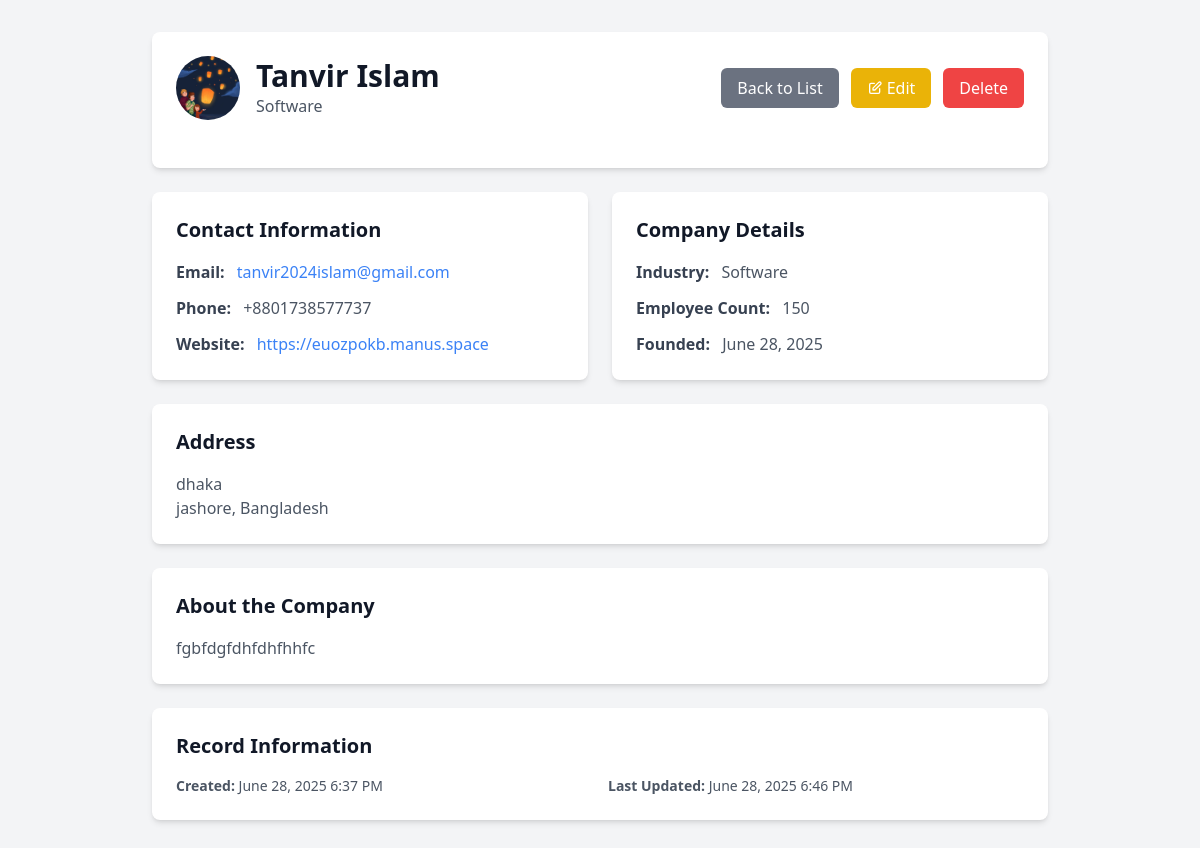
/company/2/, run on the app's committed database.
### Home/models.py (models this page shows, shortened)
class baseModel(models.Model):
    created_at = models.DateTimeField(auto_now_add=True)
    updated_at = models.DateTimeField(auto_now=True)
    class Meta:
        abstract = True

class CompanyInformation(baseModel):
    name = models.CharField(max_length=255, verbose_name="Company Name")
    email = models.EmailField(max_length=255, verbose_name="Company Email")
    phone = models.CharField(max_length=255, verbose_name="Company Phone", blank=True, null=True)
    address = models.CharField(max_length=255, verbose_name="Company Address", blank=True, null=True)
    city = models.CharField(max_length=255, verbose_name="Company City", blank=True, null=True)
    country = models.CharField(max_length=255, verbose_name="Company Country", blank=True, null=True)
    website = models.URLField(max_length=255, verbose_name="Company Website", blank=True, null=True)
    industry = models.CharField(max_length=255, verbose_name="Company Industry", blank=True, null=True)
    employee_count = models.CharField(max_length=255, verbose_name="Company Employee Count", blank=True, null=True)
    description = models.TextField(verbose_name="Company Description", blank=True, null=True)
    logo = models.ImageField(upload_to='media/', verbose_name="Company Logo", blank=True, null=True)
    class Meta:
        verbose_name = "Company Information"
        verbose_name_plural = "Company Information"

### Home/views.py (the view)
# urls.py: path('company/<int:company_id>/', views.CompanyDetail.as_view(), name='company_detail'),
class CompanyDetail(DetailView):
    model = CompanyInformation
    template_name = 'company_detail.html'
    context_object_name = 'company'
    pk_url_kwarg = 'company_id'

### Home/templates/company_detail.html (shortened to what this page needs)
<!DOCTYPE html>
<html lang="en">
<head>
    <script src="https://cdn.tailwindcss.com"></script>
</head>
<body class="bg-gray-100">
    <div class="container mx-auto px-4 py-8">
        <div class="max-w-4xl mx-auto">
            <div class="bg-white rounded-lg shadow-md p-6 mb-6">
                <div class="flex items-center justify-between mb-6">
                    <div class="flex items-center">
                        {% if company.logo %}
                        <img src="{{ company.logo.url }}" alt="{{ company.name }} Logo" class="w-16 h-16 rounded-full mr-4 object-cover">
                        {% endif %}
                        <div>
                            <h1 class="text-3xl font-bold text-gray-900">{{ company.name }}</h1>
                            <p class="text-gray-600">{{ company.industry }}</p>
                        </div>
                    </div>
                    <div class="flex space-x-3">
                        <a href="{% url 'home:company_list' %}"
                           class="bg-gray-500 hover:bg-gray-600 text-white px-4 py-2 rounded-md transition duration-300">
                            Back to List
                        </a>
                        <a href="{% url 'home:company_update' company.id %}"
                           class="bg-yellow-500 hover:bg-yellow-600 text-white px-4 py-2 rounded-md transition duration-300 flex items-center">
                            <svg class="w-4 h-4 mr-1" fill="none" stroke="currentColor" viewBox="0 0 24 24">
                                <path stroke-linecap="round" stroke-linejoin="round" stroke-width="2" d="M11 5H6a2 2 0 00-2 2v11a2 2 0 002 2h11a2 2 0 002-2v-5m-1.414-9.414a2 2 0 112.828 2.828L11.828 15H9v-2.828l8.586-8.586z"></path>
                            </svg>
                            Edit
                        </a>
                        <a href="{% url 'home:company_delete' company.id %}"
                           class="bg-red-500 hover:bg-red-600 text-white px-4 py-2 rounded-md transition duration-300">
                            Delete
                        </a>
                    </div>
                </div>
            </div>
            <div class="grid grid-cols-1 lg:grid-cols-2 gap-6">
                <div class="bg-white rounded-lg shadow-md p-6">
                    <h2 class="text-xl font-semibold text-gray-900 mb-4">Contact Information</h2>
                    <div class="space-y-3">
                        <div>
                            <span class="font-semibold text-gray-700">Email:</span>
                            {% if company.email %}
                                <a href="mailto:{{ company.email }}" class="text-blue-500 hover:text-blue-700 ml-2">{{ company.email }}</a>
                            {% else %}
                                <span class="text-gray-500 ml-2">Not provided</span>
                            {% endif %}
                        </div>
                        <div>
                            <span class="font-semibold text-gray-700">Phone:</span>
                            {% if company.phone %}
                                <span class="text-gray-600 ml-2">{{ company.phone }}</span>
                            {% else %}
                                <span class="text-gray-500 ml-2">Not provided</span>
                            {% endif %}
                        </div>
                        <div>
                            <span class="font-semibold text-gray-700">Website:</span>
                            {% if company.website %}
                                <a href="{{ company.website }}" target="_blank" class="text-blue-500 hover:text-blue-700 ml-2">{{ company.website }}</a>
                            {% else %}
                                <span class="text-gray-500 ml-2">Not provided</span>
                            {% endif %}
                        </div>
                    </div>
                </div>
                <div class="bg-white rounded-lg shadow-md p-6">
                    <h2 class="text-xl font-semibold text-gray-900 mb-4">Company Details</h2>
                    <div class="space-y-3">
                        <div>
                            <span class="font-semibold text-gray-700">Industry:</span>
                            <span class="text-gray-600 ml-2">{{ company.industry|default:"Not specified" }}</span>
                        </div>
                        <div>
                            <span class="font-semibold text-gray-700">Employee Count:</span>
                            <span class="text-gray-600 ml-2">{{ company.employee_count|default:"Not specified" }}</span>
                        </div>
                        <div>
                            <span class="font-semibold text-gray-700">Founded:</span>
                            <span class="text-gray-600 ml-2">{{ company.created_at|date:"F d, Y" }}</span>
                        </div>
                    </div>
                </div>
            </div>
            <div class="bg-white rounded-lg shadow-md p-6 mt-6">
                <h2 class="text-xl font-semibold text-gray-900 mb-4">Address</h2>
                <div class="text-gray-600">
                    {% if company.address %}
                        <p>{{ company.address }}</p>
                    {% endif %}
                    {% if company.city or company.country %}
                        <p>{{ company.city }}{% if company.city and company.country %}, {% endif %}{{ company.country }}</p>
                    {% endif %}
                </div>
            </div>
            {% if company.description %}
            <div class="bg-white rounded-lg shadow-md p-6 mt-6">
                <h2 class="text-xl font-semibold text-gray-900 mb-4">About the Company</h2>
                <div class="text-gray-600 whitespace-pre-line">{{ company.description }}</div>
            </div>
            {% endif %}
            <div class="bg-white rounded-lg shadow-md p-6 mt-6">
                <h2 class="text-xl font-semibold text-gray-900 mb-4">Record Information</h2>
                <div class="grid grid-cols-1 md:grid-cols-2 gap-4 text-sm text-gray-600">
                    <div>
                        <span class="font-semibold">Created:</span> {{ company.created_at|date:"F d, Y g:i A" }}
                    </div>
                    <div>
                        <span class="font-semibold">Last Updated:</span> {{ company.updated_at|date:"F d, Y g:i A" }}
                    </div>
                </div>
            </div>
        </div>
    </div>
</body>
</html>

### data on the page
CompanyInformation: logo (picture), name "Tanvir Islam", industry "Software", email "tanvir2024islam@gmail.com", phone "+8801738577737", website "https://euozpokb.manus.space", employee_count "150", created_at "June 28, 2025", address "dhaka", city "jashore", country "Bangladesh", description "fgbfdgfdhfdhfhhfc", created_at "June 28, 2025 6:37 PM", updated_at "June 28, 2025 6:46 PM"
